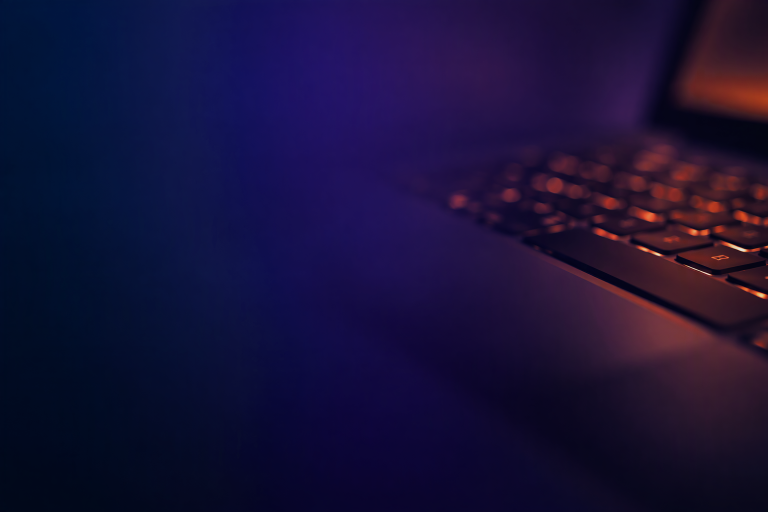
#> input picture office/content/images/meetup-background.png, 1536 x 1024 px (shown at 1/2 size)
$ python -i generate_meetup_banner.py   (imports and definitions only)
#> lines starting #> are read from the running program, lines starting #| are printed output that depends on the picture
#> further down, picture is the input picture: PIL image 1536x1024 RGB; mean R, G, B 24.1, 16.9, 56.9
"""Render a Meetup banner from a meeting post.

The banner has a fixed left column (logo, issue number, date, venue, partner
logos). Only the right column changes with the talk layout, and the script
detects which layout a post uses:

- ``solo_panel`` - talks[0] has one speaker, talks[1] has three (the 172 shape).
- ``two_talks`` - two solo talks, or a solo and a two-speaker talk in either order (173).

The two_talks layout preserves the post's order, with equal title sizes (an optional ``banner_title`` on a talk replaces a title too long for two lines) and
equal-height regions for both talks. Sessions sit directly on the shared
background, without rectangular frames or solid panels, as in banner 172.
All text must remain at least 10 px at a 358 px preview width. Missing portraits
use a text-only speaker block, never a placeholder silhouette. The legacy
solo_panel composition is preserved.

Anything else raises rather than guessing. Portraits are cropped per speaker
where a manual crop is registered in PORTRAIT_CROPS; square headshots need none
because ImageOps.fit centres them.

Usage: ``generate_meetup_banner.py _posts/<post>.md``. It reads the shared background
(office/content/images/meetup-background.png, or the event's own ``<date>-<nr>-meetup-background.png``
if one exists) and writes a single banner to assets/images/, which
the website and Meetup both use. ``--generate-background`` creates the background
first (Azure Foundry image model, credentials only from IMG_AI_MODEL_* variables). Normally reuse the saved file instead: a new
generation gives a different image. The saved PNG already includes the tone
correction in ``tone_background``.

Requires Python 3, Pillow and PyYAML.
"""

import argparse
import base64
import datetime
import io
import json
import os
import re
import urllib.request
from pathlib import Path

import yaml
from PIL import Image, ImageChops, ImageDraw, ImageFont, ImageOps


ROOT = Path(__file__).resolve().parent.parent
SCALE = 2
SIZE = (1200, 675)
WHITE = "#FFFFFF"
MUTED = "#E0CBED"
ACCENT = "#B575DD"
PREVIEW_WIDTH = 358
MIN_PREVIEW_FONT = 10

# Arial where it exists (macOS, as the 172 banner was made); Liberation Sans
# otherwise. The two are metric-compatible, so the composition is unchanged.
FONT_CANDIDATES = {
    False: [
        Path("/System/Library/Fonts/Supplemental/Arial.ttf"),
        Path("/opt/data/libreoffice/opt/libreoffice26.2/share/fonts/truetype/LiberationSans-Regular.ttf"),
        Path("/usr/share/fonts/truetype/liberation/LiberationSans-Regular.ttf"),
    ],
    True: [
        Path("/System/Library/Fonts/Supplemental/Arial Bold.ttf"),
        Path("/opt/data/libreoffice/opt/libreoffice26.2/share/fonts/truetype/LiberationSans-Bold.ttf"),
        Path("/usr/share/fonts/truetype/liberation/LiberationSans-Bold.ttf"),
    ],
}

# Prompt sent to the image model: no text, people or logos, so no personal data
# or local materials leave the machine.
BACKGROUND_PROMPT = (
    "Abstract widescreen 16:9 background for a tech meetup banner, dark and moody. Color palette: very dark "
    "navy blue at the left edge, rich deep purple through the middle, no pink and no magenta. The right half "
    "shows a softly blurred out-of-focus laptop keyboard with subtle warm copper-orange highlights on the keys, "
    "low contrast, fading into dark violet. Smooth, calm and minimal, with large uncluttered areas so text "
    "can be placed on top. No text, no letters, no logos, no people, no UI."
)
SHARED_BACKGROUND = "meetup-background.png"
BACKGROUND_SIZE = "1536x1024"
# Light correction of the raw model output: nudge the hue away from pink and dim it slightly.
HUE_SHIFT, VALUE_SCALE, SATURATION_SCALE = -4, 0.9, 1.0

PORTRAIT_CROPS = {
    "piotr-gankiewicz": (0.10, 0, 0.90, 0.80),
    "lukasz-olbromski": (0.125, 0, 0.825, 0.70),
    "lukasz-pyrzyk": (0.10, 0, 0.80, 0.70),
}

# Legacy composition for exactly five supporting partners (banners 172 and the
# first 173): a tall Wroc.NET-style mark on the left plus a 2x2 grid.
PARTNER_POSITIONS = (
    (341, 506, 300, 58),
    (180, 600, 96, 96),
    (320, 571, 137, 38),
    (481, 571, 137, 38),
    (320, 629, 137, 38),
    (481, 629, 137, 38),
)

# solo_panel only: any number of supporting partners other than five goes into
# a grid of equal white boxes under a smaller strategic logo. two_talks uses
# band_positions instead.
GRID_COLUMNS = 3
GRID_LEFT, GRID_RIGHT = 50, 576
GRID_TOP, GRID_BOTTOM = 526, 662
GRID_GAP = 7
MAX_SUPPORTING = 12
MEDIA_ROLE = "Patron medialny"


# [18 lines left out: function partner_positions, not called in this run]


def tone_background(image):
    """Nudge the raw model output away from pink and dim it slightly."""
    hue, saturation, value = image.convert("RGB").convert("HSV").split()
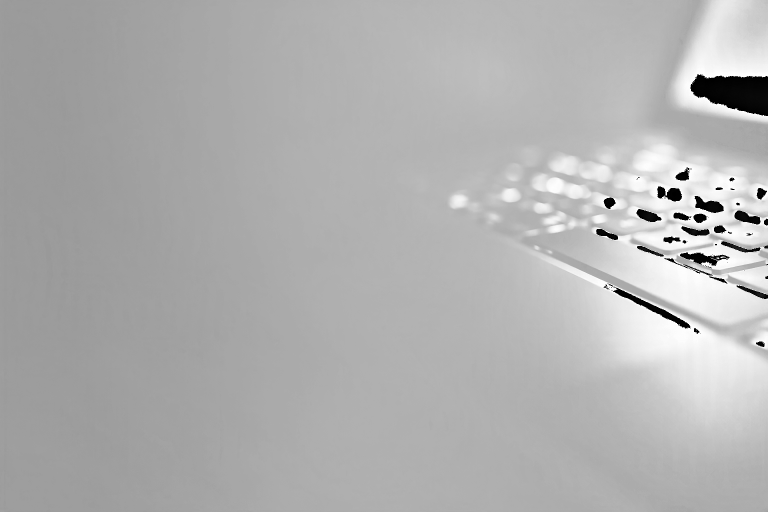
#> hue: PIL image 1536x1024 L (shown at 1/2 size); min 0, max 254, mean 176.3
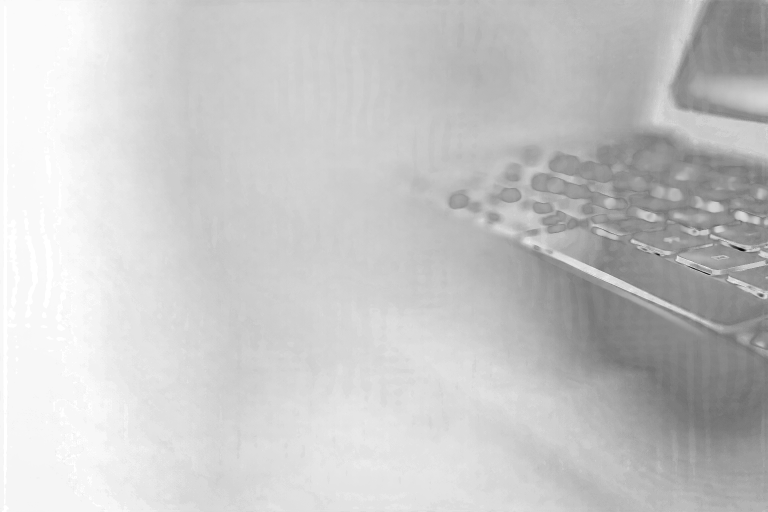
#> saturation: PIL image 1536x1024 L (shown at 1/2 size); min 4, max 255, mean 199.5
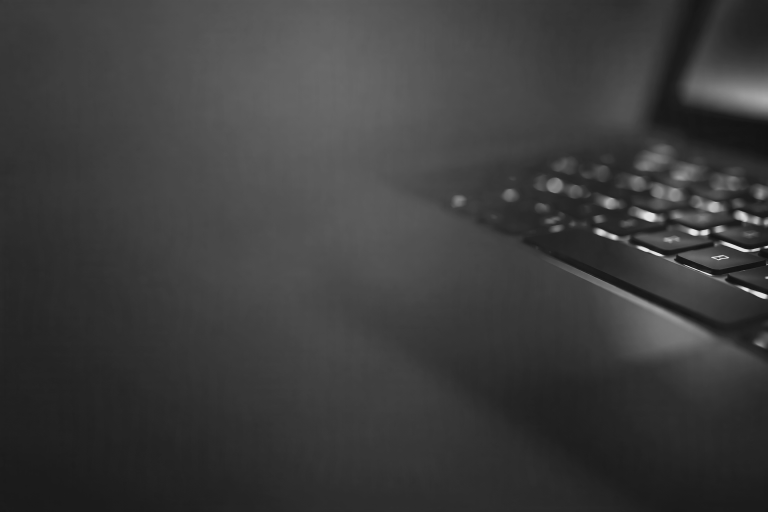
#> value: PIL image 1536x1024 L (shown at 1/2 size); min 12, max 229, mean 60.3
    hue = hue.point(lambda x: (x + HUE_SHIFT) % 256)
    saturation = saturation.point(lambda x: min(255, int(x * SATURATION_SCALE)))
    value = value.point(lambda x: int(x * VALUE_SCALE))
    return Image.merge("HSV", (hue, saturation, value)).convert("RGB")


# [29 lines left out: functions generate_background, resolve_font, not called in this run]


def load_yaml(path):
    return yaml.safe_load(path.read_text(encoding="utf-8"))


# [16 lines left out: functions local_image, banner_logo, not called in this run]


BAND_TOP, BAND_BOTTOM = 498, 654
BAND_GRID_LEFT, BAND_GRID_RIGHT = 410, 1158
BAND_GAP = 8


# [255 lines left out: functions band_positions, detect_layout, validate_mobile_text, render, paths_for, not called in this run]


# [13 lines not run here, left out]

>>> from PIL import Image
>>> picture = Image.open('content/images/meetup-background.png')
>>> result = tone_background(picture)
